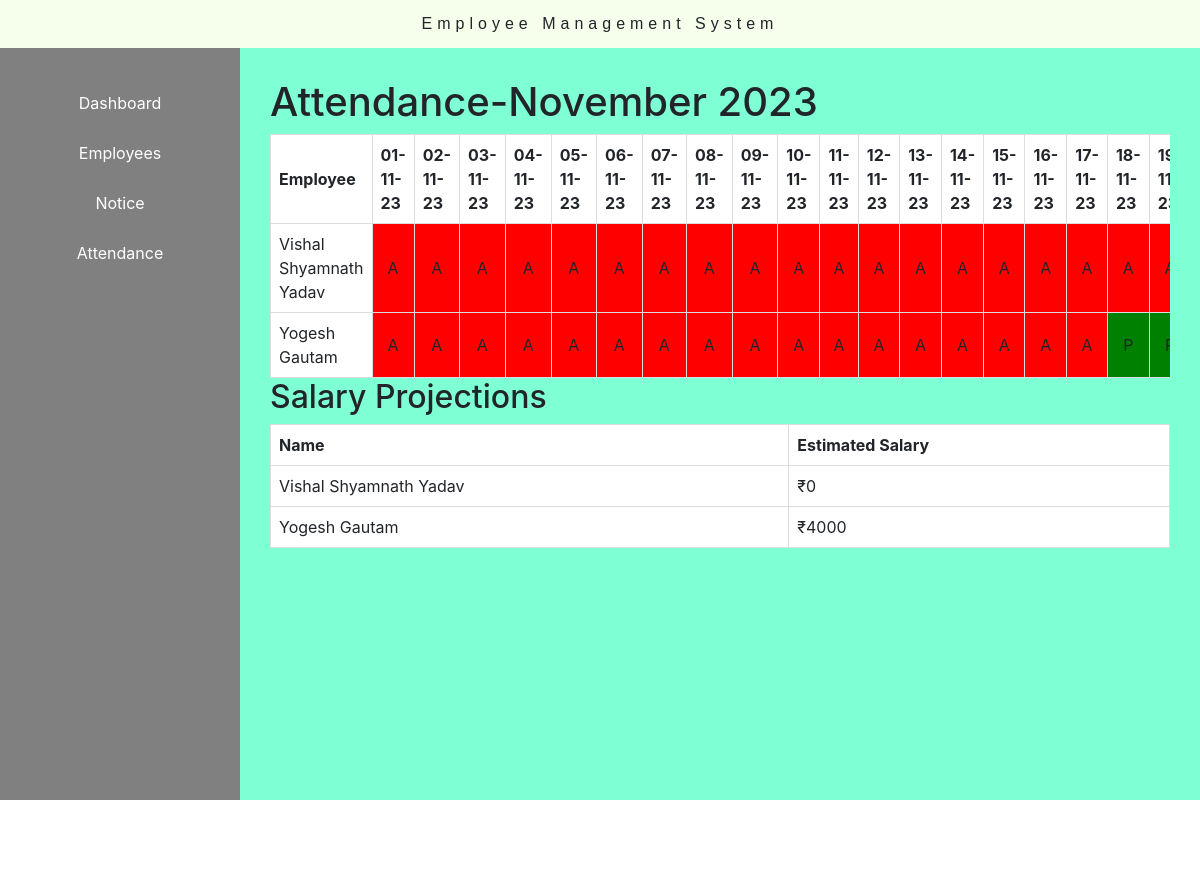
Screenshot of /attendancesheet with the database file from the repository.
### employee/models.py (models this page shows, shortened)
class Employees(models.Model):
    name=models.CharField(max_length=100)
    mail=models.EmailField(max_length=254,default="abc@gmail.com")
    age=models.IntegerField()
    phone=models.IntegerField(default="234234234")
    salary=models.IntegerField(default=2000)
    photo=models.ImageField()
    address=models.CharField(max_length=150)
    category=models.ForeignKey(category,on_delete=models.CASCADE,related_name="employcate")

### employee/views.py (the view)
# urls.py: path('attendancesheet',views.task),
def task(request):
    employees = Employees.objects.all()
    current_date = date.today()
    start_of_month = current_date.replace(day=1)
    end_of_month = (start_of_month + timedelta(days=32)).replace(day=1) - timedelta(days=1)
    all_dates = [start_of_month + timedelta(days=i) for i in range((end_of_month - start_of_month).days + 1)]
    attendance_data = []
    for employee in employees:
        employee_data = {'employee': employee, 'attendance': []}
        present_count = 0
        for current_date in all_dates:
            attendance_record, created = Attendance.objects.get_or_create(employee=employee, date=current_date)
            employee_data['attendance'].append({'date': current_date, 'status': attendance_record.status})
            if attendance_record.status == 'P':
                present_count += 1  # Increment count for present days
        employee_data['present_count'] = present_count
        employee_data['estimated_salary'] = employee.salary * present_count
        attendance_data.append(employee_data)
        current_month_year = DateFormat(current_date).format('F Y')
    context = {
        'employees': employees,
        'all_dates': all_dates,
        'attendance_data': attendance_data,
        'current_month_year':current_month_year
    }
    return render(request, 'task.html', context)

### templates/task.html (shortened to what this page needs)
{% extends "base.html" %}
{% block right %}
<div class="right">
   <h1>Attendance-{{current_month_year}}</h1>
   <div class="tablediv">
      <table border="1">
         <thead>
            <tr>
              <th>Employee</th>
              {% for current_date in all_dates %}
                <th>{{ current_date|date:"d-m-y" }}</th>
              {% endfor %}
            </tr>
          </thead>
          <tbody>
            {% for employee_data in attendance_data %}
              <tr>
                <td>{{ employee_data.employee.name }}</td>
                {% for attendance_entry in employee_data.attendance %}
                  <td class="status">{{ attendance_entry.status }}</td>
                {% endfor %}
              </tr>
            {% endfor %}
          </tbody>
          </table>
   </div>
      <h2>Salary Projections</h2>
      <table>
         <thead>
            <tr>
               <th>Name</th>
            <th>Estimated Salary</th>
         </tr>
         </thead>
         <tbody>
            {% for employee_data in attendance_data %}
            <tr>
              <td>{{ employee_data.employee.name }}</td>
              <td>₹{{ employee_data.estimated_salary}}</td>
            </tr>
          {% endfor %}
         </tbody>
      </table>
   </div>
{% endblock right %}

### templates/task.html (style rules this page uses)
table { width: 100%; border-collapse: collapse; background-color:white; }
th, td { border: 1px solid #ddd; padding: 8px; text-align: left; }
.tablediv { width:100%; overflow-x: scroll; }
.red-bg { background-color: red; }
.green-bg { background-color: green; }
.status { text-align: center; }

### templates/base.html (style rules this page uses)
* { margin:0; padding:0; }
html,body { height:100%; width:100%; overflow: hidden; }
.right { width: 80%; height: 100%; background-color: aquamarine; padding: 30px; overflow-y: scroll; padding-bottom: 100px; }

### rows the page displays
Employees: employee.name "Vishal Shyamnath Yadav", status "A" "A" "A" "A" "A" "A" "A" "A" "A" "A" "A" "A" "A" "A" "A" "A" "A" "A", estimated_salary "0"
Employees: employee.name "Yogesh Gautam", status "A" "A" "A" "A" "A" "A" "A" "A" "A" "A" "A" "A" "A" "A" "A" "A" "A" "P", estimated_salary "4000"

### other values shown
{{ current_month_year }} "November 2023"
{{ current_date|date:"d-m-y" }} "01-11-23" "02-11-23" "03-11-23" "04-11-23" "05-11-23" "06-11-23" "07-11-23" "08-11-23" "09-11-23" "10-11-23" "11-11-23" "12-11-23" "13-11-23" "14-11-23" "15-11-23" "16-11-23" "17-11-23" "18-11-23"
